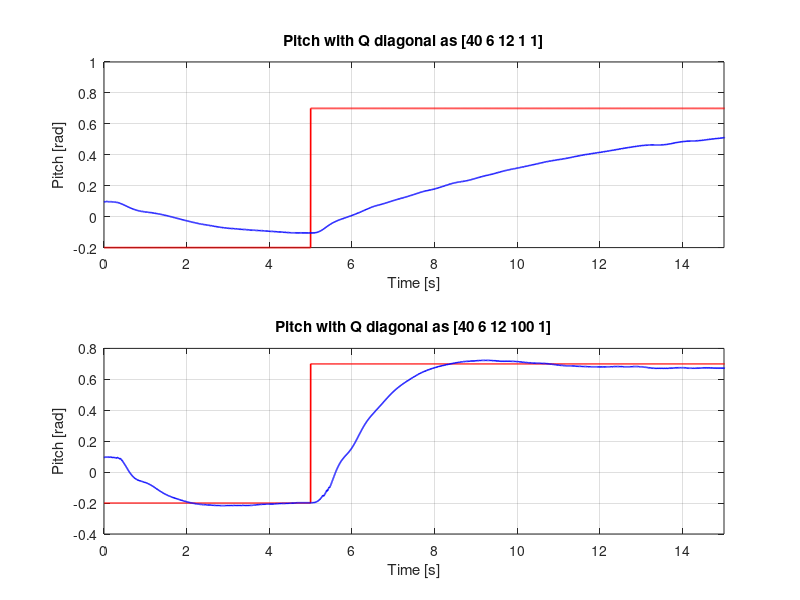
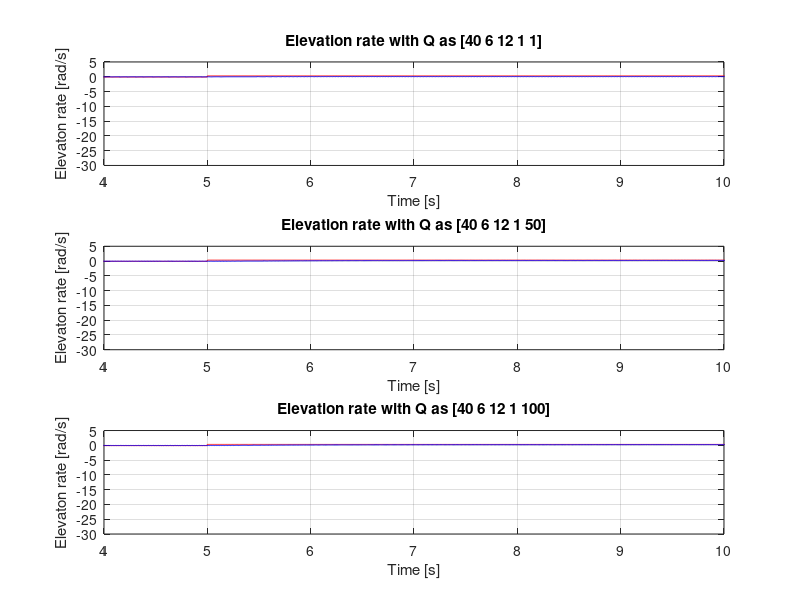
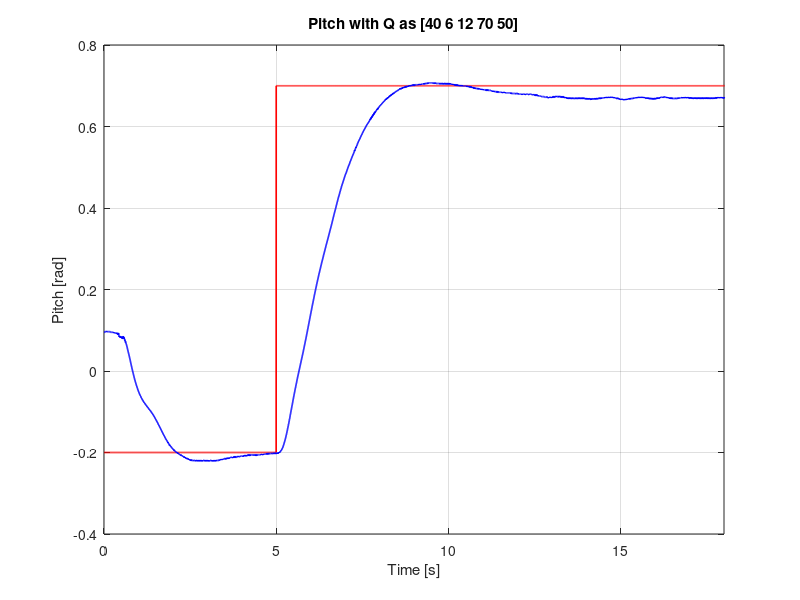

Write MATLAB code to recreate these figures, in order.
%% PLOTTING Q_p
Q_11_p = load('Q_11_p.mat');
Q_11_p = Q_11_p.Q_11_p;

Q_1001_p = load('Q_1001_p.mat');
Q_1001_p = Q_1001_p.Q_1001_p;

figure(1);
subplot(2,1,1);
plot(Q_11_p(1,:), Q_11_p(2,:), 'r', 'LineWidth', 1.2);
hold on;
grid on;
plot(Q_11_p(1,:), Q_11_p(3,:), 'b', 'LineWidth', 1.2);
xlabel('Time [s]');
ylabel('Pitch [rad]');
xlim([0 15]);
title('Pitch with Q diagonal as [40 6 12 1 1]');

subplot(2,1,2);
plot(Q_1001_p(1,:), Q_1001_p(2,:), 'r', 'LineWidth', 1.2);
hold on;
grid on;
plot(Q_1001_p(1,:), Q_1001_p(3,:), 'b', 'LineWidth', 1.2);
xlabel('Time [s]');
ylabel('Pitch [rad]');
xlim([0 15]);
title('Pitch with Q diagonal as [40 6 12 100 1]');


%% Q_p plots together
Q_11_e = load('Q_11_e.mat');
Q_11_e = Q_11_e.Q_11_e;

Q_150_e = load('Q_150_e.mat');
Q_150_e = Q_150_e.Q_150_e;

Q_1100_e = load('Q_1100_e.mat');
Q_1100_e = Q_1100_e.Q_1100_e;

figure(2);
subplot(3,1,1);
plot(Q_11_e(1,:), Q_11_e(4,:), 'r');
hold on;
grid on;
plot(Q_11_e(1,:), Q_11_e(5,:), 'b');
xlabel('Time [s]');
ylabel('Elevaton rate [rad/s]');
xlim([4 10])
title('Elevation rate with Q as [40 6 12 1 1]');

subplot(3,1,2);
plot(Q_150_e(1,:), Q_150_e(4,:), 'r');
hold on;
grid on;
plot(Q_150_e(1,:), Q_150_e(5,:), 'b');
xlabel('Time [s]');
ylabel('Elevaton rate [rad/s]');
xlim([4 10])
title('Elevation rate with Q as [40 6 12 1 50]');

subplot(3,1,3);
plot(Q_1100_e(1,:), Q_1100_e(4,:), 'r');
hold on;
grid on;
plot(Q_1100_e(1,:), Q_1100_e(5,:), 'b');
xlabel('Time [s]');
ylabel('Elevaton rate [rad/s]');
xlim([4 10])
title('Elevation rate with Q as [40 6 12 1 100]');

%% PLOT FINAL Qs
Q_7050_p = load('Q_7050_p.mat');
Q_7050_p = Q_7050_p.Q_7050_p;


figure(3);
plot(Q_7050_p(1,:), Q_7050_p(2,:), 'r', 'LineWidth', 1.2);
hold on;
grid on;
plot(Q_7050_p(1,:), Q_7050_p(3,:), 'b', 'LineWidth', 1.2);
xlabel('Time [s]');
ylabel('Pitch [rad]');
xlim([0 18])
title('Pitch with Q as [40 6 12 70 50]');


